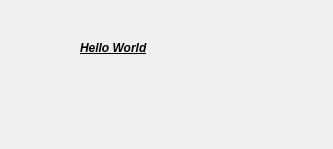
<?xml version="1.0" encoding="UTF-8"?>
<ui version="4.0">
 <class>Dialog</class>
 <widget class="QDialog" name="Dialog">
  <property name="geometry">
   <rect>
    <x>0</x>
    <y>0</y>
    <width>333</width>
    <height>149</height>
   </rect>
  </property>
  <property name="windowTitle">
   <string>Dialog</string>
  </property>
  <widget class="QLabel" name="label">
   <property name="geometry">
    <rect>
     <x>80</x>
     <y>40</y>
     <width>91</width>
     <height>16</height>
    </rect>
   </property>
   <property name="text">
    <string>&lt;html&gt;&lt;head/&gt;&lt;body&gt;&lt;p&gt;&lt;span style=&quot; font-weight:600; font-style:italic; text-decoration: underline;&quot;&gt;Hello World&lt;/span&gt;&lt;/p&gt;&lt;/body&gt;&lt;/html&gt;</string>
   </property>
  </widget>
 </widget>
 <layoutdefault spacing="6" margin="11"/>
 <resources/>
 <connections/>
</ui>
